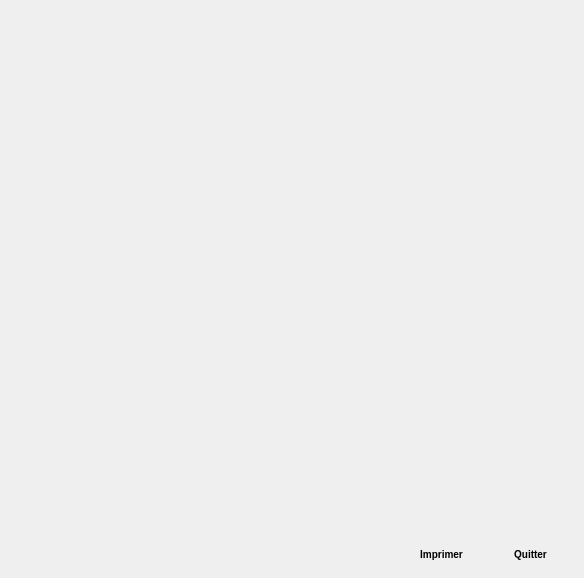
<?xml version="1.0" encoding="UTF-8"?>
<ui version="4.0">
 <class>ConsulterVelo</class>
 <widget class="QDialog" name="ConsulterVelo">
  <property name="geometry">
   <rect>
    <x>0</x>
    <y>0</y>
    <width>584</width>
    <height>578</height>
   </rect>
  </property>
  <property name="windowTitle">
   <string>Dialog</string>
  </property>
  <property name="styleSheet">
   <string notr="true"> QPushButton {
     border: 1px solid #1E7FCB74D0F1;
     border-radius: 4px;
     background-color: qlineargradient(x1: 0, y1: 0, x2: 0, y2: 1,
                                       stop: 0 #1E7FCB, stop: 0.4 #74D0F1,
									   stop: 0.5 #74D0F1, stop: 1.0 #1E7FCB);
     min-width: 80px;
	 min-height: 25px;
	 font-weight: bold;
	 font-size:10px;
	 border-color: #1E7FCB;
 }
 
 QPushButton:pressed {
     background-color: qlineargradient(x1: 0, y1: 0, x2: 0, y2: 1,
                                       stop: 0 #BB0B0B, stop: 0.4 #E32636,
									   stop: 0.5 #E32636, stop: 1.0 #BB0B0B);
	font-weight: bold;
	color:white;
	border-color: #BB0B0B;
 }

 QPushButton:hover {
     background-color: qlineargradient(x1: 0, y1: 0, x2: 0, y2: 1,
                                       stop: 0 #BB0B0B, stop: 1 #E32636,
									   stop: 0.5 #E32636, stop: 1.0 #BB0B0B);
	 color:white;
	 font-weight: bold;
	 border-color: #E32636;
 }

 QPushButton:flat {
     border: none; /* no border for a flat push button */
 }</string>
  </property>
  <widget class="QWidget" name="layoutWidget">
   <property name="geometry">
    <rect>
     <x>400</x>
     <y>540</y>
     <width>172</width>
     <height>29</height>
    </rect>
   </property>
   <layout class="QHBoxLayout" name="horizontalLayout">
    <item>
     <widget class="QPushButton" name="imprimerBtnConVelo">
      <property name="text">
       <string>Imprimer</string>
      </property>
     </widget>
    </item>
    <item>
     <widget class="QPushButton" name="quitterBtnConVelo">
      <property name="text">
       <string>Quitter</string>
      </property>
     </widget>
    </item>
   </layout>
  </widget>
 </widget>
 <resources/>
 <connections/>
</ui>
